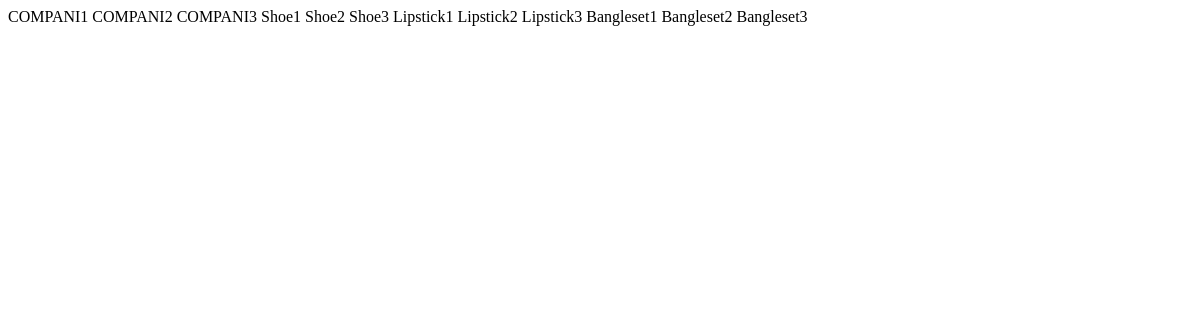
The app's page /viewallproduct, older data.
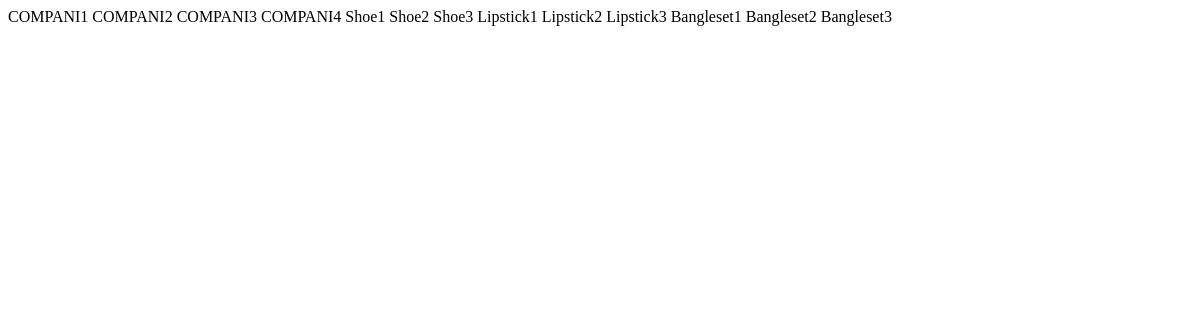
The same page, newer data.
### app/models.py (models this page shows, shortened)
class Company(models.Model):
    company_id=models.ForeignKey(CustomUser,on_delete=models.CASCADE)
    name=models.CharField(max_length=100)
    address=models.CharField(max_length=100)
    contactnumber=models.IntegerField(null=True,blank=True)
    email= models.CharField(max_length=100)

class Product(models.Model):
    product_id=models.ForeignKey(Company,on_delete=models.CASCADE)
    name=models.CharField(max_length=100)
    image=models.FileField(upload_to='media')
    description=models.CharField(max_length=100)
    price=models.IntegerField()
    catogory=models.CharField(null=True,blank=True,max_length=100)

### app/views.py (the view)
# urls.py: path('viewallproduct',views.Viewallproduct,name='viewallproduct'),
def Viewallproduct(request):
    data=Company.objects.all()
    data1=Product.objects.all()
    return render(request,'allproduct.html',{'data':data,'data1':data1})

### templates/allproduct.html (shortened to what this page needs)
<!DOCTYPE html>
<html lang="en">
<head>
</head>
<body>
{% for i in data %}
{{i.name}}
{% endfor %}
{% for j in data1 %}
{{j.name}}
{% endfor %}
</body>
</html>

Row changes from the older to the newer data that the page shows:
added Company: name "COMPANI4"
